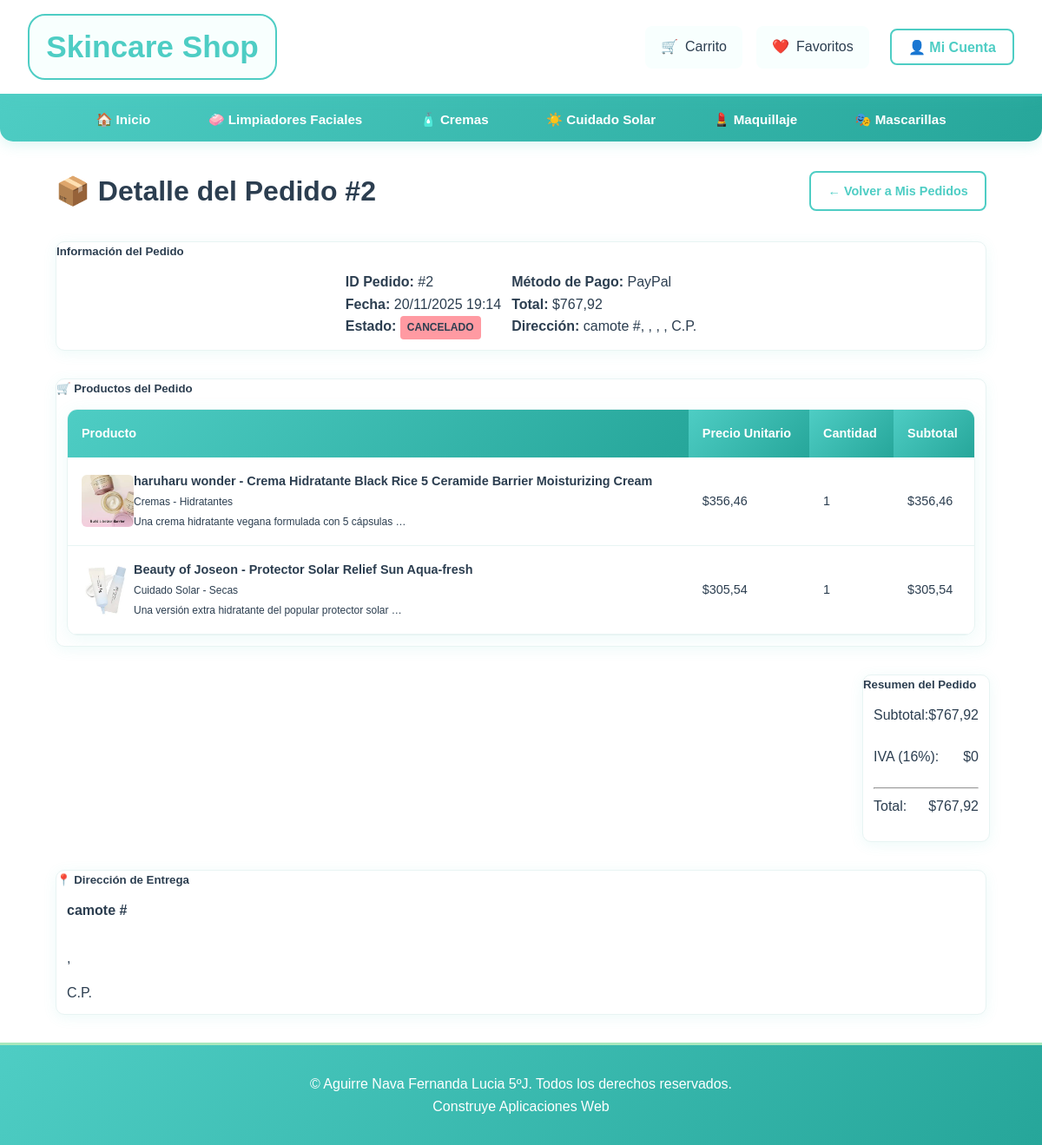
Screenshot of /pedido/2/ (signed in) with the database file from the repository.
### tienda/models.py (models this page shows, shortened)
class Pedido(models.Model):
    FORMA_PAGO = [
        ('tarjeta', 'Tarjeta de Crédito/Débito'),
        ('paypal', 'PayPal'),
        ('transferencia', 'Transferencia Bancaria'),
    ]
    ESTADO_PEDIDO = [
        ('pendiente', 'Pendiente'),
        ('confirmado', 'Confirmado'),
        ('enviado', 'Enviado'),
        ('entregado', 'Entregado'),
        ('cancelado', 'Cancelado'),
    ]
    usuario = models.ForeignKey(User, on_delete=models.CASCADE)
    fecha_pedido = models.DateTimeField(auto_now_add=True)
    forma_pago = models.CharField(max_length=20, choices=FORMA_PAGO)
    total = models.DecimalField(max_digits=10, decimal_places=2)
    estado = models.CharField(max_length=20, choices=ESTADO_PEDIDO, default='pendiente')
    direccion_calle = models.CharField(max_length=255)
    direccion_numero_exterior = models.CharField(max_length=10)
    direccion_numero_interior = models.CharField(max_length=10, blank=True, null=True)
    direccion_colonia = models.CharField(max_length=100)
    direccion_codigo_postal = models.CharField(max_length=5)
    direccion_ciudad = models.CharField(max_length=100)
    direccion_estado = models.CharField(max_length=50)
    direccion_referencias = models.TextField(blank=True, null=True)
    tarjeta_ultimos_digitos = models.CharField(max_length=4, blank=True, null=True)
    tarjeta_tipo = models.CharField(max_length=20, blank=True, null=True)
    @property
    def domicilio(self):
        return f"{self.direccion_calle} #{self.direccion_numero_exterior}" + \
               (f" Int. {self.direccion_numero_interior}" if self.direccion_numero_interior else "") + \
               f", {self.direccion_colonia}, {self.direccion_ciudad}, {self.direccion_estado}, C.P. {self.direccion_codigo_postal}"

class DetallePedido(models.Model):
    pedido = models.ForeignKey(Pedido, on_delete=models.CASCADE)
    producto = models.ForeignKey(Producto, on_delete=models.CASCADE)
    cantidad = models.IntegerField(validators=[MinValueValidator(1)])
    precio_unitario = models.DecimalField(max_digits=10, decimal_places=2)
    subtotal = models.DecimalField(max_digits=10, decimal_places=2)

class Producto(models.Model):
    TIPO_PRODUCTO = [
        ('maquillaje', 'Maquillaje'),
        ('cuidado_solar', 'Cuidado Solar'),
        ('mascarillas', 'Mascarillas'),
        ('cremas', 'Cremas'),
        ('limpiadores', 'Limpiadores Faciales'),
    ]
    tipo = models.CharField(max_length=20, choices=TIPO_PRODUCTO)
    nombre = models.CharField(max_length=200)
    precio = models.DecimalField(max_digits=10, decimal_places=2, validators=[MinValueValidator(0)])
    stock = models.IntegerField(validators=[MinValueValidator(0)])
    categoria = models.ForeignKey(Categoria, on_delete=models.CASCADE)
    foto = models.ImageField(upload_to='productos/')
    descripcion = models.TextField()
    activo = models.BooleanField(default=True)
    destacado = models.BooleanField(default=False)
    subcategoria = models.CharField(max_length=50, blank=True, null=True)

class Categoria(models.Model):
    nombre = models.CharField(max_length=100)

### tienda/views.py (the view)
# urls.py: path('pedido/<int:pedido_id>/', views.detalle_pedido, name='detalle_pedido'),
@login_required
def detalle_pedido(request, pedido_id):
    if es_administrador_personalizado(request.user):
        return HttpResponseForbidden()
    pedido = get_object_or_404(Pedido, id=pedido_id, usuario=request.user)
    detalles = DetallePedido.objects.filter(pedido=pedido)
    return render(request, 'usuarios/detalle_pedido.html', {'pedido': pedido, 'detalles': detalles})

### tienda/views.py (called while the page is built)
def es_administrador_personalizado(user):
    if not user.is_authenticated:
        return False
    try:
        return AdminPersonalizado.objects.filter(usuario=user, activo=True).exists()
    except:
        return False

### tienda/templates/usuarios/detalle_pedido.html (shortened to what this page needs)
{% extends 'base.html' %}
{% load static %}
{% block content %}
<div class="container">
    <div class="d-flex justify-content-between align-items-center mb-4">
        <h1>📦 Detalle del Pedido #{{ pedido.id }}</h1>
        <a href="{% url 'mis_pedidos' %}" class="btn btn-outline">
            ← Volver a Mis Pedidos
        </a>
    </div>
    <div class="card mb-4">
        <div class="card-header">
            <h5 class="mb-0">Información del Pedido</h5>
        </div>
        <div class="card-body">
            <div class="row">
                <div class="col-md-6">
                    <p><strong>ID Pedido:</strong> #{{ pedido.id }}</p>
                    <p><strong>Fecha:</strong> {{ pedido.fecha_pedido|date:"d/m/Y H:i" }}</p>
                    <p><strong>Estado:</strong>
                        <span class="badge
                            {% if pedido.estado == 'pendiente' %}badge-warning
                            {% elif pedido.estado == 'confirmado' %}badge-primary
                            {% elif pedido.estado == 'enviado' %}badge-info
                            {% elif pedido.estado == 'entregado' %}badge-success
                            {% elif pedido.estado == 'cancelado' %}badge-danger
                            {% else %}badge-secondary{% endif %}">
                            {{ pedido.get_estado_display }}
                        </span>
                    </p>
                </div>
                <div class="col-md-6">
                    <p><strong>Método de Pago:</strong> {{ pedido.get_forma_pago_display }}</p>
                    <p><strong>Total:</strong> ${{ pedido.total }}</p>
                    {% if pedido.direccion_calle %}
                    <p><strong>Dirección:</strong> {{ pedido.domicilio }}</p>
                    {% endif %}
                </div>
            </div>
        </div>
    </div>
    <div class="card mb-4">
        <div class="card-header">
            <h5 class="mb-0">🛒 Productos del Pedido</h5>
        </div>
        <div class="card-body">
            <div class="table-container">
                <table class="table">
                    <thead>
                        <tr>
                            <th>Producto</th>
                            <th>Precio Unitario</th>
                            <th>Cantidad</th>
                            <th>Subtotal</th>
                        </tr>
                    </thead>
                    <tbody>
                        {% for item in detalles %}
                        <tr>
                            <td>
                                <div class="d-flex align-items-center">
                                    {% if item.producto.foto %}
                                    <img src="{{ item.producto.foto.url }}" alt="{{ item.producto.nombre }}"
                                        class="img-thumbnail me-3" style="width: 60px; height: 60px; object-fit: cover;">
                                    {% else %}
                                    <div class="bg-light d-flex align-items-center justify-content-center me-3"
                                        style="width: 60px; height: 60px;">
                                        🧴
                                    </div>
                                    {% endif %}
                                    <div>
                                        <strong>{{ item.producto.nombre }}</strong>
                                        <br>
                                        <small class="text-muted">
                                            {{ item.producto.get_tipo_display }} -
                                            {{ item.producto.categoria.nombre }}
                                        </small>
                                        {% if item.producto.descripcion %}
                                        <br><small class="text-muted">{{ item.producto.descripcion|truncatewords:8 }}</small>
                                        {% endif %}
                                    </div>
                                </div>
                            </td>
                            <td>${{ item.precio_unitario }}</td>
                            <td>{{ item.cantidad }}</td>
                            <td>${{ item.subtotal }}</td>
                        </tr>
                        {% endfor %}
                    </tbody>
                </table>
            </div>
        </div>
    </div>
    <div class="row justify-content-end">
        <div class="col-md-6">
            <div class="card">
                <div class="card-header">
                    <h5 class="mb-0">Resumen del Pedido</h5>
                </div>
                <div class="card-body">
                    <div class="d-flex justify-content-between mb-2">
                        <span>Subtotal:</span>
                        <span>${{ pedido.total }}</span>
                    </div>
                    <div class="d-flex justify-content-between mb-2">
                        <span>IVA (16%):</span>
                        <span>
                            {% widthratio pedido.total 1 0.16 as iva %}
                            ${{ iva }}
                        </span>
                    </div>
                    <hr>
                    <div class="d-flex justify-content-between mb-2 fs-5 fw-bold">
                        <span>Total:</span>
                        <span>${{ pedido.total }}</span>
                    </div>
                </div>
            </div>
        </div>
    </div>
    {% if pedido.direccion_calle %}
    <div class="card mt-4">
        <div class="card-header">
            <h5 class="mb-0">📍 Dirección de Entrega</h5>
        </div>
        <div class="card-body">
            <p class="mb-1"><strong>{{ pedido.direccion_calle }} #{{ pedido.direccion_numero_exterior }}</strong>
            </p>
            <p class="mb-1">{{ pedido.direccion_ciudad }}, {{ pedido.direccion_estado }}</p>
            <p class="mb-0">C.P. {{ pedido.direccion_codigo_postal }}</p>
        </div>
    </div>
    {% endif %}
</div>
{% endblock %}

### tienda/static/css/style.css (style rules this page uses)
:root { --color-primary: #4ECDC4; --color-primary-dark: #26A69A; --color-secondary: #A7E8BD; --color-secondary-dark: #88D4AB; --color-accent: #F8FFFE; --color-background: #FFFFFF; --color-text: #2C3E50; --color-white: #FFFFFF; --color-success: #A7E8BD; --color-warning: #FFEAA7; --color-danger: #FF9AA2; --color-gray: #F8F9FA; --color-border: #E8F4F3; --color-dark: #34495E; }
* { margin: 0; padding: 0; box-sizing: border-box; }
body { font-family: 'Arial', 'Helvetica', sans-serif; background: var(--color-background); color: var(--color-text); line-height: 1.6; min-height: 100vh; display: flex; flex-direction: column; }
.row { display: flex; flex-wrap: wrap; margin: 0 -0.5rem; gap: 1rem; justify-content: center; }
.card { background: var(--color-white); border-radius: 12px; box-shadow: 0 4px 20px rgba(78, 205, 196, 0.1); overflow: hidden; transition: all 0.3s ease; height: 100%; display: flex; flex-direction: column; border: 1px solid var(--color-border); width: 100%; }
.card-body { padding: 1rem; flex: 1; display: flex; flex-direction: column; gap: 0.5rem; }
.btn { display: inline-block; padding: 0.6rem 1.2rem; border: none; border-radius: 8px; font-weight: 600; text-decoration: none; text-align: center; cursor: pointer; transition: all 0.3s ease; font-size: 0.9rem; font-family: inherit; }
.btn-outline { background: transparent; border: 2px solid var(--color-primary); color: var(--color-primary); }
.table-container { background: var(--color-white); border-radius: 12px; box-shadow: 0 4px 20px rgba(78, 205, 196, 0.1); overflow: hidden; border: 1px solid var(--color-border); }
.table { width: 100%; border-collapse: collapse; font-size: 0.9rem; }
.table th { background: linear-gradient(135deg, var(--color-primary) 0%, var(--color-primary-dark) 100%); color: white; padding: 1rem; text-align: left; font-weight: 600; font-size: 0.9rem; }
.table td { padding: 1rem; border-bottom: 1px solid var(--color-border); vertical-align: middle; }
.table img { border-radius: 6px; object-fit: cover; }
.badge { display: inline-block; padding: 0.25rem 0.5rem; border-radius: 4px; font-size: 0.75rem; font-weight: 600; text-transform: uppercase; }
.badge-danger { background: var(--color-danger); color: var(--color-text); }
.mb-0 { margin-bottom: 0; }
.mb-1 { margin-bottom: 0.5rem; }
.mb-2 { margin-bottom: 1rem; }
.mb-4 { margin-bottom: 2rem; }
.mt-4 { margin-top: 2rem; }
.d-flex { display: flex; }
.justify-content-between { justify-content: space-between; }
.justify-content-end { justify-content: flex-end; }
.align-items-center { align-items: center; }
.container { max-width: 1200px; margin: 0 auto; padding: 0 2rem; }
* { transition: all 0.3s ease; }
.row { display: flex; flex-wrap: wrap; margin: 0 -0.25rem; gap: 0.75rem; justify-content: center; }
.card { background: var(--color-white); border-radius: 10px; box-shadow: 0 3px 15px rgba(78, 205, 196, 0.1); overflow: hidden; transition: all 0.3s ease; height: 100%; display: flex; flex-direction: column; border: 1px solid var(--color-border); width: 100%; }
.card-body { padding: 0.75rem; flex: 1; display: flex; flex-direction: column; gap: 0.4rem; }

### rows the page displays
Pedido: id "2", fecha_pedido "20/11/2025 19:14", estado "CANCELADO", forma_pago "PayPal", total "767,92", domicilio "camote #, , , , C.P.", direccion_calle "camote"
DetallePedido: producto.foto (picture), producto.nombre "haruharu wonder - Crema Hidratante Black Rice 5 Ceramide Barrier Moisturizing Cream", producto.tipo "Cremas", producto.categoria.nombre "Hidratantes", producto.descripcion "Una crema hidratante vegana formulada con 5 cápsulas …", precio_unitario "356,46", cantidad "1", subtotal "356,46"
DetallePedido: producto.foto (picture), producto.nombre "Beauty of Joseon - Protector Solar Relief Sun Aqua-fresh", producto.tipo "Cuidado Solar", producto.categoria.nombre "Secas", producto.descripcion "Una versión extra hidratante del popular protector solar …", precio_unitario "305,54", cantidad "1", subtotal "305,54"

### other values shown
{{ iva }} "0"
